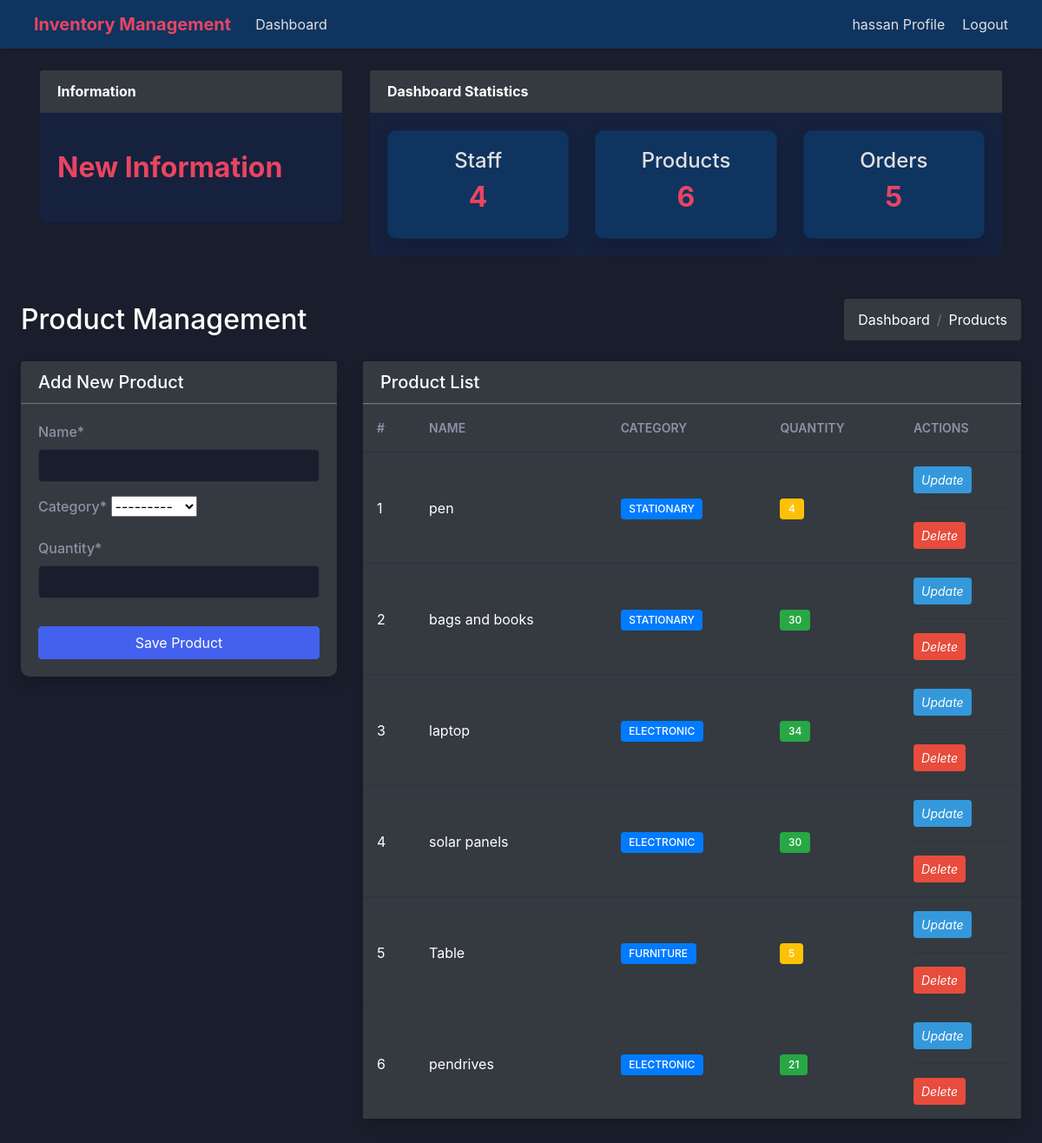
Page /product/ (signed in) on the earlier database version.
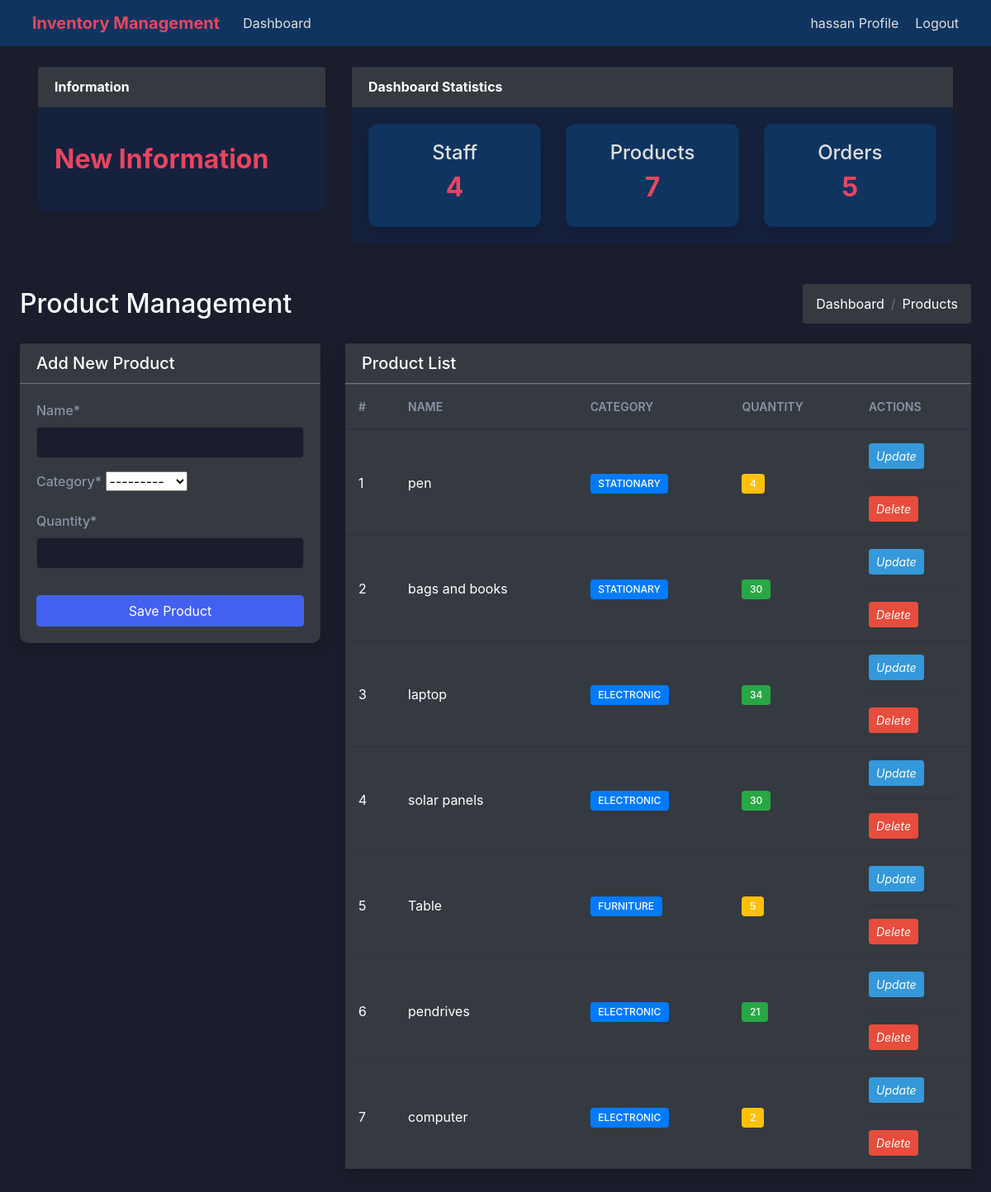
Same page on the later database version.
### dashboard/models.py (models this page shows, shortened)
class Product(models.Model):
    name = models.CharField(max_length=200,null=True)
    category = models.CharField(max_length=200,choices=CATAGORY,null=True)  # Corrected spelling
    quantity = models.PositiveIntegerField(null=True)  # Removed max_length

### dashboard/views.py (the view)
# urls.py: path('product/',views.product,name='dashboard-product'),
@login_required(login_url='Login')
def product(request):
    products = Product.objects.all()
    product_count = products.count()
    orders_count = Order.objects.all().count()
    staff_count = User.objects.all().count()
    if request.method == 'POST':
        form = ProductForm(request.POST)
        if form.is_valid():
            form.save()
            product_name = form.cleaned_data.get('name')
            messages.success(request, f'{product_name} has been added')
            return redirect('dashboard-product')
    else:
        form = ProductForm()
    context = {
        'products':products, 'form':form, 'product_count':product_count,
        'orders_count':orders_count, 'staff_count':staff_count
        }
    return render(request,'Dashboard/product.html',context)

### dashboard/forms.py
class ProductForm(forms.ModelForm):
    class Meta:
        model = Product
        fields = ['name', 'category', 'quantity']

### templates/Dashboard/product.html (shortened to what the changed rows need)
{% extends 'partials/base.html' %}
{% load crispy_forms_tags %}
{% block content %}
{% include 'partials/topside.html' %}
<div class="container-fluid px-4 py-5">
    <div class="row mb-4">
        <div class="col-12">
            <div class="d-flex justify-content-between align-items-center">
                <h2 class="text-white mb-0">Product Management</h2>
            </div>
        </div>
    </div>
    <div class="row">
        <div class="col-md-8">
            <div class="card bg-dark border-0 shadow">
                <div class="card-body p-0">
                    <div class="table-responsive">
                        <table class="table table-dark table-hover mb-0">
                            <thead>
                                <tr>
                                    <th scope="col" width="60">#</th>
                                    <th scope="col">Name</th>
                                    <th scope="col">Category</th>
                                    <th scope="col">Quantity</th>
                                    <th scope="col" width="140">Actions</th>
                                </tr>
                            </thead>
                            <tbody>
                                {% for product in products %}
                                <tr>
                                    <td>{{ forloop.counter }}</td>
                                    <td>{{ product.name }}</td>
                                    <td>
                                        <span class="badge bg-primary">{{ product.category }}</span>
                                    </td>
                                    <td>
                                        <span class="badge {% if product.quantity > 10 %}bg-success{% elif product.quantity > 0 %}bg-warning{% else %}bg-danger{% endif %}">
                                            {{ product.quantity }}
                                        </span>
                                    </td>
                                    <td>
                                        <a href="{% url 'dashboard-product-update' product.id %}"
                                           class="btn btn-info btn-sm">
                                            <i class="fas fa-edit">Update</i>
                                        </a><hr>
                                        <a href="{% url 'dashboard-product-delete' product.id %}"
                                           class="btn btn-danger btn-sm ms-1">
                                            <i class="fas fa-trash">Delete</i>
                                        </a>
                                    </td>
                                </tr>
                                {% endfor %}
                            </tbody>
                        </table>
                    </div>
                </div>
            </div>
        </div>
    </div>
</div>
{% endblock %}

Differences in the rows shown:
added Product: name "computer", category "ELECTRONIC", quantity "2"
Other differences:
{{ product_count }}: "6" → "7"
